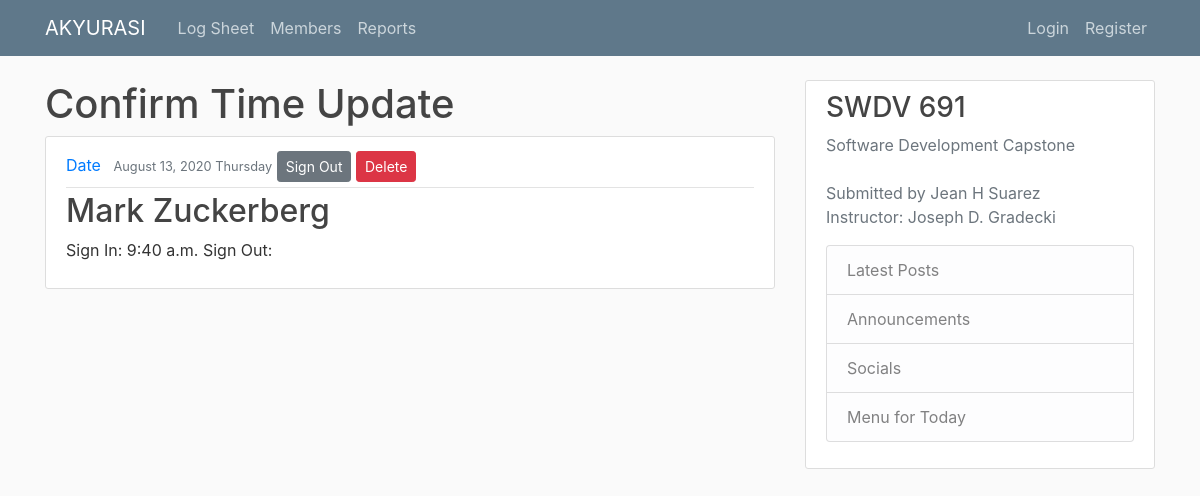
The page /logsheet/logpost/47/ on the database its author committed.
### logsheet/models.py (models this page shows, shortened)
class LogPost(models.Model):
    member = models.ForeignKey(Member, on_delete=models.CASCADE)
    signIn = models.DateTimeField(default=timezone.now)
    signOut = models.DateTimeField(null=True, blank=True)
    duration =  models.FloatField(null=True, blank=True)

### persons/models.py (models this page shows)
class Person(models.Model):
    image = models.ImageField(default='default.jpg', upload_to='profile_pics')
    ssn = models.CharField(max_length=10)
    birthDate = models.DateTimeField(null=True, blank=True)

class Member(Person):
    firstName = models.CharField(max_length=20)
    middleName = models.CharField(max_length=20, null=True, blank=True)
    lastName = models.CharField(max_length=20)
    diagnosis = models.CharField(max_length=100)
    intakeDate = models.DateTimeField(default=timezone.now)
    psychEval = models.TextField(null=True, blank=True)
    notes = models.TextField(null=True, blank=True)
    dischargeDate = models.DateTimeField(null=True, blank=True)
    def __str__(self):
        return f'{self.firstName} {self.lastName}'

### logsheet/views.py (the view)
# urls.py: path('logpost/<int:pk>/', PostDetailView.as_view(), name='logpost-detail'),
class PostDetailView(DetailView):
    model = LogPost

### logsheet/templates/logsheet/logpost_detail.html (shortened to what this page needs)
{% extends "logsheet/base.html" %}
{% block content %}
<h1>Confirm Time Update</h1>
    <article class="media content-section">
      <div class="media-body">
        <div class="article-metadata">
          <a class="mr-2" href="#">Date</a>
          <small class="text-muted">{{ object.signIn|date:"F d, Y l" }}</small>
          <a class="btn btn-secondary btn-sm mt-1 mb-1" href="{% url 'logpost-update' object.id %}">Sign Out</a>
          <a class="btn btn-danger btn-sm mt-1 mb-1" href="{% url 'logpost-delete' object.id %}">Delete</a>
        </div>
        <h2 class="article-title">{{ object.member }}</h2>
        <p class="article-content">Sign In: {{ object.signIn|date:"g:i a" }} Sign Out: {{ object.signOut|date:"g:i a" }}</p>
      </div>
    </article>
{% endblock %}

### logsheet/static/logsheet/main.css (style rules this page uses)
body { background: #fafafa; color: #333333; margin-top: 5rem; }
h1, h2, h3, h4, h5, h6 { color: #444444; }
.content-section { background: #ffffff; padding: 10px 20px; border: 1px solid #dddddd; border-radius: 3px; margin-bottom: 20px; }
.article-title { color: #444444; }
.article-content { white-space: pre-line; }
.article-metadata { padding-bottom: 1px; margin-bottom: 4px; border-bottom: 1px solid #e3e3e3 }

### rows shown on the page
LogPost: signIn "August 13, 2020 Thursday", member "Mark Zuckerberg", signIn "9:40 a.m."
